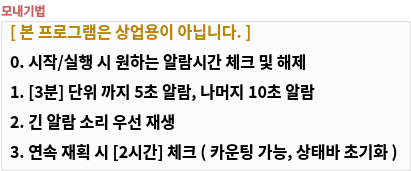
   <widget class="QGroupBox" name="gb_rhmanual">
    <property name="geometry">
     <rect>
      <x>10</x>
      <y>350</y>
      <width>411</width>
      <height>171</height>
     </rect>
    </property>
    <property name="palette">
     <palette>
      <active>
       <colorrole role="WindowText">
        <brush brushstyle="SolidPattern">
         <color alpha="255">
          <red>205</red>
          <green>92</green>
          <blue>92</blue>
         </color>
        </brush>
       </colorrole>
       <colorrole role="Button">
        <brush brushstyle="SolidPattern">
         <color alpha="0">
          <red>255</red>
          <green>255</green>
          <blue>255</blue>
         </color>
        </brush>
       </colorrole>
       <colorrole role="Base">
        <brush brushstyle="SolidPattern">
         <color alpha="0">
          <red>255</red>
          <green>255</green>
          <blue>255</blue>
         </color>
        </brush>
       </colorrole>
       <colorrole role="Window">
        <brush brushstyle="SolidPattern">
         <color alpha="0">
          <red>255</red>
          <green>255</green>
          <blue>255</blue>
         </color>
        </brush>
       </colorrole>
      </active>
      <inactive>
       <colorrole role="WindowText">
        <brush brushstyle="SolidPattern">
         <color alpha="255">
          <red>205</red>
          <green>92</green>
          <blue>92</blue>
         </color>
        </brush>
       </colorrole>
       <colorrole role="Button">
        <brush brushstyle="SolidPattern">
         <color alpha="0">
          <red>255</red>
          <green>255</green>
          <blue>255</blue>
         </color>
        </brush>
       </colorrole>
       <colorrole role="Base">
        <brush brushstyle="SolidPattern">
         <color alpha="0">
          <red>255</red>
          <green>255</green>
          <blue>255</blue>
         </color>
        </brush>
       </colorrole>
       <colorrole role="Window">
        <brush brushstyle="SolidPattern">
         <color alpha="0">
          <red>255</red>
          <green>255</green>
          <blue>255</blue>
         </color>
        </brush>
       </colorrole>
      </inactive>
      <disabled>
       <colorrole role="WindowText">
        <brush brushstyle="SolidPattern">
         <color alpha="255">
          <red>120</red>
          <green>120</green>
          <blue>120</blue>
         </color>
        </brush>
       </colorrole>
       <colorrole role="Button">
        <brush brushstyle="SolidPattern">
         <color alpha="0">
          <red>255</red>
          <green>255</green>
          <blue>255</blue>
         </color>
        </brush>
       </colorrole>
       <colorrole role="Base">
        <brush brushstyle="SolidPattern">
         <color alpha="0">
          <red>255</red>
          <green>255</green>
          <blue>255</blue>
         </color>
        </brush>
       </colorrole>
       <colorrole role="Window">
        <brush brushstyle="SolidPattern">
         <color alpha="0">
          <red>255</red>
          <green>255</green>
          <blue>255</blue>
         </color>
        </brush>
       </colorrole>
      </disabled>
     </palette>
    </property>
    <property name="font">
     <font>
      <family>Noto Sans KR</family>
      <weight>75</weight>
      <bold>true</bold>
     </font>
    </property>
    <property name="styleSheet">
     <string notr="true">background-color: rgba(255, 255, 255, 0);</string>
    </property>
    <property name="title">
     <string>모내기법</string>
    </property>
    <widget class="QLabel" name="lb_rhmanul_info0">
     <property name="geometry">
      <rect>
       <x>10</x>
       <y>20</y>
       <width>351</width>
       <height>21</height>
      </rect>
     </property>
     <property name="palette">
      <palette>
       <active>
        <colorrole role="WindowText">
         <brush brushstyle="SolidPattern">
          <color alpha="255">
           <red>184</red>
           <green>134</green>
           <blue>11</blue>
          </color>
         </brush>
        </colorrole>
        <colorrole role="Button">
         <brush brushstyle="SolidPattern">
          <color alpha="0">
           <red>255</red>
           <green>255</green>
           <blue>255</blue>
          </color>
         </brush>
        </colorrole>
        <colorrole role="Base">
         <brush brushstyle="SolidPattern">
          <color alpha="0">
           <red>255</red>
           <green>255</green>
           <blue>255</blue>
          </color>
         </brush>
        </colorrole>
        <colorrole role="Window">
         <brush brushstyle="SolidPattern">
          <color alpha="0">
           <red>255</red>
           <green>255</green>
           <blue>255</blue>
          </color>
         </brush>
        </colorrole>
       </active>
       <inactive>
        <colorrole role="WindowText">
         <brush brushstyle="SolidPattern">
          <color alpha="255">
           <red>184</red>
           <green>134</green>
           <blue>11</blue>
          </color>
         </brush>
        </colorrole>
        <colorrole role="Button">
         <brush brushstyle="SolidPattern">
          <color alpha="0">
           <red>255</red>
           <green>255</green>
           <blue>255</blue>
          </color>
         </brush>
        </colorrole>
        <colorrole role="Base">
         <brush brushstyle="SolidPattern">
          <color alpha="0">
           <red>255</red>
           <green>255</green>
           <blue>255</blue>
          </color>
         </brush>
        </colorrole>
        <colorrole role="Window">
         <brush brushstyle="SolidPattern">
          <color alpha="0">
           <red>255</red>
           <green>255</green>
           <blue>255</blue>
          </color>
         </brush>
        </colorrole>
       </inactive>
       <disabled>
        <colorrole role="WindowText">
         <brush brushstyle="SolidPattern">
          <color alpha="255">
           <red>120</red>
           <green>120</green>
           <blue>120</blue>
          </color>
         </brush>
        </colorrole>
        <colorrole role="Button">
         <brush brushstyle="SolidPattern">
          <color alpha="0">
           <red>255</red>
           <green>255</green>
           <blue>255</blue>
          </color>
         </brush>
        </colorrole>
        <colorrole role="Base">
         <brush brushstyle="SolidPattern">
          <color alpha="0">
           <red>255</red>
           <green>255</green>
           <blue>255</blue>
          </color>
         </brush>
        </colorrole>
        <colorrole role="Window">
         <brush brushstyle="SolidPattern">
          <color alpha="0">
           <red>255</red>
           <green>255</green>
           <blue>255</blue>
          </color>
         </brush>
        </colorrole>
       </disabled>
      </palette>
     </property>
     <property name="font">
      <font>
       <family>Noto Sans KR</family>
       <pointsize>12</pointsize>
       <weight>75</weight>
       <bold>true</bold>
      </font>
     </property>
     <property name="styleSheet">
      <string notr="true">background-color: rgba(255, 255, 255, 0);</string>
     </property>
     <property name="text">
      <string>[ 본 프로그램은 상업용이 아닙니다. ]</string>
     </property>
    </widget>
    <widget class="QLabel" name="lb_rhmanul_info1">
     <property name="geometry">
      <rect>
       <x>10</x>
       <y>50</y>
       <width>351</width>
       <height>21</height>
      </rect>
     </property>
     <property name="palette">
      <palette>
       <active>
        <colorrole role="WindowText">
         <brush brushstyle="SolidPattern">
          <color alpha="255">
           <red>0</red>
           <green>0</green>
           <blue>0</blue>
          </color>
         </brush>
        </colorrole>
        <colorrole role="Button">
         <brush brushstyle="SolidPattern">
          <color alpha="0">
           <red>255</red>
           <green>255</green>
           <blue>255</blue>
          </color>
         </brush>
        </colorrole>
        <colorrole role="Base">
         <brush brushstyle="SolidPattern">
          <color alpha="0">
           <red>255</red>
           <green>255</green>
           <blue>255</blue>
          </color>
         </brush>
        </colorrole>
        <colorrole role="Window">
         <brush brushstyle="SolidPattern">
          <color alpha="0">
           <red>255</red>
           <green>255</green>
           <blue>255</blue>
          </color>
         </brush>
        </colorrole>
       </active>
       <inactive>
        <colorrole role="WindowText">
         <brush brushstyle="SolidPattern">
          <color alpha="255">
           <red>0</red>
           <green>0</green>
           <blue>0</blue>
          </color>
         </brush>
        </colorrole>
        <colorrole role="Button">
         <brush brushstyle="SolidPattern">
          <color alpha="0">
           <red>255</red>
           <green>255</green>
           <blue>255</blue>
          </color>
         </brush>
        </colorrole>
        <colorrole role="Base">
         <brush brushstyle="SolidPattern">
          <color alpha="0">
           <red>255</red>
           <green>255</green>
           <blue>255</blue>
          </color>
         </brush>
        </colorrole>
        <colorrole role="Window">
         <brush brushstyle="SolidPattern">
          <color alpha="0">
           <red>255</red>
           <green>255</green>
           <blue>255</blue>
          </color>
         </brush>
        </colorrole>
       </inactive>
       <disabled>
        <colorrole role="WindowText">
         <brush brushstyle="SolidPattern">
          <color alpha="255">
           <red>120</red>
           <green>120</green>
           <blue>120</blue>
          </color>
         </brush>
        </colorrole>
        <colorrole role="Button">
         <brush brushstyle="SolidPattern">
          <color alpha="0">
           <red>255</red>
           <green>255</green>
           <blue>255</blue>
          </color>
         </brush>
        </colorrole>
        <colorrole role="Base">
         <brush brushstyle="SolidPattern">
          <color alpha="0">
           <red>255</red>
           <green>255</green>
           <blue>255</blue>
          </color>
         </brush>
        </colorrole>
        <colorrole role="Window">
         <brush brushstyle="SolidPattern">
          <color alpha="0">
           <red>255</red>
           <green>255</green>
           <blue>255</blue>
          </color>
         </brush>
        </colorrole>
       </disabled>
      </palette>
     </property>
     <property name="font">
      <font>
       <family>Noto Sans KR</family>
       <pointsize>12</pointsize>
       <weight>75</weight>
       <bold>true</bold>
      </font>
     </property>
     <property name="styleSheet">
      <string notr="true">background-color: rgba(255, 255, 255, 0);</string>
     </property>
     <property name="text">
      <string>0. 시작/실행 시 원하는 알람시간 체크 및 해제</string>
     </property>
    </widget>
    <widget class="QLabel" name="lb_rhmanul_info2">
     <property name="geometry">
      <rect>
       <x>10</x>
       <y>80</y>
       <width>351</width>
       <height>21</height>
      </rect>
     </property>
     <property name="palette">
      <palette>
       <active>
        <colorrole role="WindowText">
         <brush brushstyle="SolidPattern">
          <color alpha="255">
           <red>0</red>
           <green>0</green>
           <blue>0</blue>
          </color>
         </brush>
        </colorrole>
        <colorrole role="Button">
         <brush brushstyle="SolidPattern">
          <color alpha="0">
           <red>255</red>
           <green>255</green>
           <blue>255</blue>
          </color>
         </brush>
        </colorrole>
        <colorrole role="Base">
         <brush brushstyle="SolidPattern">
          <color alpha="0">
           <red>255</red>
           <green>255</green>
           <blue>255</blue>
          </color>
         </brush>
        </colorrole>
        <colorrole role="Window">
         <brush brushstyle="SolidPattern">
          <color alpha="0">
           <red>255</red>
           <green>255</green>
           <blue>255</blue>
          </color>
         </brush>
        </colorrole>
       </active>
       <inactive>
        <colorrole role="WindowText">
         <brush brushstyle="SolidPattern">
          <color alpha="255">
           <red>0</red>
           <green>0</green>
           <blue>0</blue>
          </color>
         </brush>
        </colorrole>
        <colorrole role="Button">
         <brush brushstyle="SolidPattern">
          <color alpha="0">
           <red>255</red>
           <green>255</green>
           <blue>255</blue>
          </color>
         </brush>
        </colorrole>
        <colorrole role="Base">
         <brush brushstyle="SolidPattern">
          <color alpha="0">
           <red>255</red>
           <green>255</green>
           <blue>255</blue>
          </color>
         </brush>
        </colorrole>
        <colorrole role="Window">
         <brush brushstyle="SolidPattern">
          <color alpha="0">
           <red>255</red>
           <green>255</green>
           <blue>255</blue>
          </color>
         </brush>
        </colorrole>
       </inactive>
       <disabled>
        <colorrole role="WindowText">
         <brush brushstyle="SolidPattern">
          <color alpha="255">
           <red>120</red>
           <green>120</green>
           <blue>120</blue>
          </color>
         </brush>
        </colorrole>
        <colorrole role="Button">
         <brush brushstyle="SolidPattern">
          <color alpha="0">
           <red>255</red>
           <green>255</green>
           <blue>255</blue>
          </color>
         </brush>
        </colorrole>
        <colorrole role="Base">
         <brush brushstyle="SolidPattern">
          <color alpha="0">
           <red>255</red>
           <green>255</green>
           <blue>255</blue>
          </color>
         </brush>
        </colorrole>
        <colorrole role="Window">
         <brush brushstyle="SolidPattern">
          <color alpha="0">
           <red>255</red>
           <green>255</green>
           <blue>255</blue>
          </color>
         </brush>
        </colorrole>
       </disabled>
      </palette>
     </property>
     <property name="font">
      <font>
       <family>Noto Sans KR</family>
       <pointsize>12</pointsize>
       <weight>75</weight>
       <bold>true</bold>
      </font>
     </property>
     <property name="styleSheet">
      <string notr="true">background-color: rgba(255, 255, 255, 0);</string>
     </property>
     <property name="text">
      <string>1. [3분] 단위 까지 5초 알람, 나머지 10초 알람</string>
     </property>
    </widget>
    <widget class="QLabel" name="lb_rhmanul_info3">
     <property name="geometry">
      <rect>
       <x>10</x>
       <y>110</y>
       <width>351</width>
       <height>21</height>
      </rect>
     </property>
     <property name="palette">
      <palette>
       <active>
        <colorrole role="WindowText">
         <brush brushstyle="SolidPattern">
          <color alpha="255">
           <red>0</red>
           <green>0</green>
           <blue>0</blue>
          </color>
         </brush>
        </colorrole>
        <colorrole role="Button">
         <brush brushstyle="SolidPattern">
          <color alpha="0">
           <red>255</red>
           <green>255</green>
           <blue>255</blue>
          </color>
         </brush>
        </colorrole>
        <colorrole role="Base">
         <brush brushstyle="SolidPattern">
          <color alpha="0">
           <red>255</red>
           <green>255</green>
           <blue>255</blue>
          </color>
         </brush>
        </colorrole>
        <colorrole role="Window">
         <brush brushstyle="SolidPattern">
          <color alpha="0">
           <red>255</red>
           <green>255</green>
           <blue>255</blue>
          </color>
         </brush>
        </colorrole>
       </active>
       <inactive>
        <colorrole role="WindowText">
         <brush brushstyle="SolidPattern">
          <color alpha="255">
           <red>0</red>
           <green>0</green>
           <blue>0</blue>
          </color>
         </brush>
        </colorrole>
        <colorrole role="Button">
         <brush brushstyle="SolidPattern">
          <color alpha="0">
           <red>255</red>
           <green>255</green>
           <blue>255</blue>
          </color>
         </brush>
        </colorrole>
        <colorrole role="Base">
         <brush brushstyle="SolidPattern">
          <color alpha="0">
           <red>255</red>
           <green>255</green>
           <blue>255</blue>
          </color>
         </brush>
        </colorrole>
        <colorrole role="Window">
         <brush brushstyle="SolidPattern">
          <color alpha="0">
           <red>255</red>
           <green>255</green>
           <blue>255</blue>
          </color>
         </brush>
        </colorrole>
       </inactive>
       <disabled>
        <colorrole role="WindowText">
         <brush brushstyle="SolidPattern">
          <color alpha="255">
           <red>120</red>
           <green>120</green>
           <blue>120</blue>
          </color>
         </brush>
        </colorrole>
        <colorrole role="Button">
         <brush brushstyle="SolidPattern">
          <color alpha="0">
           <red>255</red>
           <green>255</green>
           <blue>255</blue>
          </color>
         </brush>
        </colorrole>
        <colorrole role="Base">
         <brush brushstyle="SolidPattern">
          <color alpha="0">
           <red>255</red>
           <green>255</green>
           <blue>255</blue>
          </color>
         </brush>
        </colorrole>
        <colorrole role="Window">
         <brush brushstyle="SolidPattern">
          <color alpha="0">
           <red>255</red>
           <green>255</green>
           <blue>255</blue>
          </color>
         </brush>
        </colorrole>
       </disabled>
      </palette>
     </property>
     <property name="font">
      <font>
       <family>Noto Sans KR</family>
       <pointsize>12</pointsize>
       <weight>75</weight>
       <bold>true</bold>
      </font>
     </property>
     <property name="styleSheet">
      <string notr="true">background-color: rgba(255, 255, 255, 0);</string>
     </property>
     <property name="text">
      <string>2. 긴 알람 소리 우선 재생</string>
     </property>
    </widget>
    <widget class="QLabel" name="lb_rhmanul_info4">
     <property name="geometry">
      <rect>
       <x>10</x>
       <y>140</y>
       <width>401</width>
       <height>21</height>
      </rect>
     </property>
     <property name="palette">
      <palette>
       <active>
        <colorrole role="WindowText">
         <brush brushstyle="SolidPattern">
          <color alpha="255">
           <red>0</red>
           <green>0</green>
           <blue>0</blue>
          </color>
         </brush>
        </colorrole>
        <colorrole role="Button">
         <brush brushstyle="SolidPattern">
          <color alpha="0">
           <red>255</red>
           <green>255</green>
           <blue>255</blue>
          </color>
         </brush>
        </colorrole>
        <colorrole role="Base">
         <brush brushstyle="SolidPattern">
          <color alpha="0">
           <red>255</red>
           <green>255</green>
           <blue>255</blue>
          </color>
         </brush>
        </colorrole>
        <colorrole role="Window">
         <brush brushstyle="SolidPattern">
          <color alpha="0">
           <red>255</red>
           <green>255</green>
           <blue>255</blue>
          </color>
         </brush>
        </colorrole>
       </active>
       <inactive>
        <colorrole role="WindowText">
         <brush brushstyle="SolidPattern">
          <color alpha="255">
           <red>0</red>
           <green>0</green>
           <blue>0</blue>
          </color>
         </brush>
        </colorrole>
        <colorrole role="Button">
         <brush brushstyle="SolidPattern">
          <color alpha="0">
           <red>255</red>
           <green>255</green>
           <blue>255</blue>
          </color>
         </brush>
        </colorrole>
        <colorrole role="Base">
         <brush brushstyle="SolidPattern">
          <color alpha="0">
           <red>255</red>
           <green>255</green>
           <blue>255</blue>
          </color>
         </brush>
        </colorrole>
        <colorrole role="Window">
         <brush brushstyle="SolidPattern">
          <color alpha="0">
           <red>255</red>
           <green>255</green>
           <blue>255</blue>
          </color>
         </brush>
        </colorrole>
       </inactive>
       <disabled>
        <colorrole role="WindowText">
         <brush brushstyle="SolidPattern">
          <color alpha="255">
           <red>120</red>
           <green>120</green>
           <blue>120</blue>
          </color>
         </brush>
        </colorrole>
        <colorrole role="Button">
         <brush brushstyle="SolidPattern">
          <color alpha="0">
           <red>255</red>
           <green>255</green>
           <blue>255</blue>
          </color>
         </brush>
        </colorrole>
        <colorrole role="Base">
         <brush brushstyle="SolidPattern">
          <color alpha="0">
           <red>255</red>
           <green>255</green>
           <blue>255</blue>
          </color>
         </brush>
        </colorrole>
        <colorrole role="Window">
         <brush brushstyle="SolidPattern">
          <color alpha="0">
           <red>255</red>
           <green>255</green>
           <blue>255</blue>
          </color>
         </brush>
        </colorrole>
       </disabled>
      </palette>
     </property>
     <property name="font">
      <font>
       <family>Noto Sans KR</family>
       <pointsize>12</pointsize>
       <weight>75</weight>
       <bold>true</bold>
      </font>
     </property>
     <property name="styleSheet">
      <string notr="true">background-color: rgba(255, 255, 255, 0);</string>
     </property>
     <property name="text">
      <string>3. 연속 재획 시 [2시간] 체크 ( 카운팅 가능, 상태바 초기화 )</string>
     </property>
    </widget>
   </widget>
